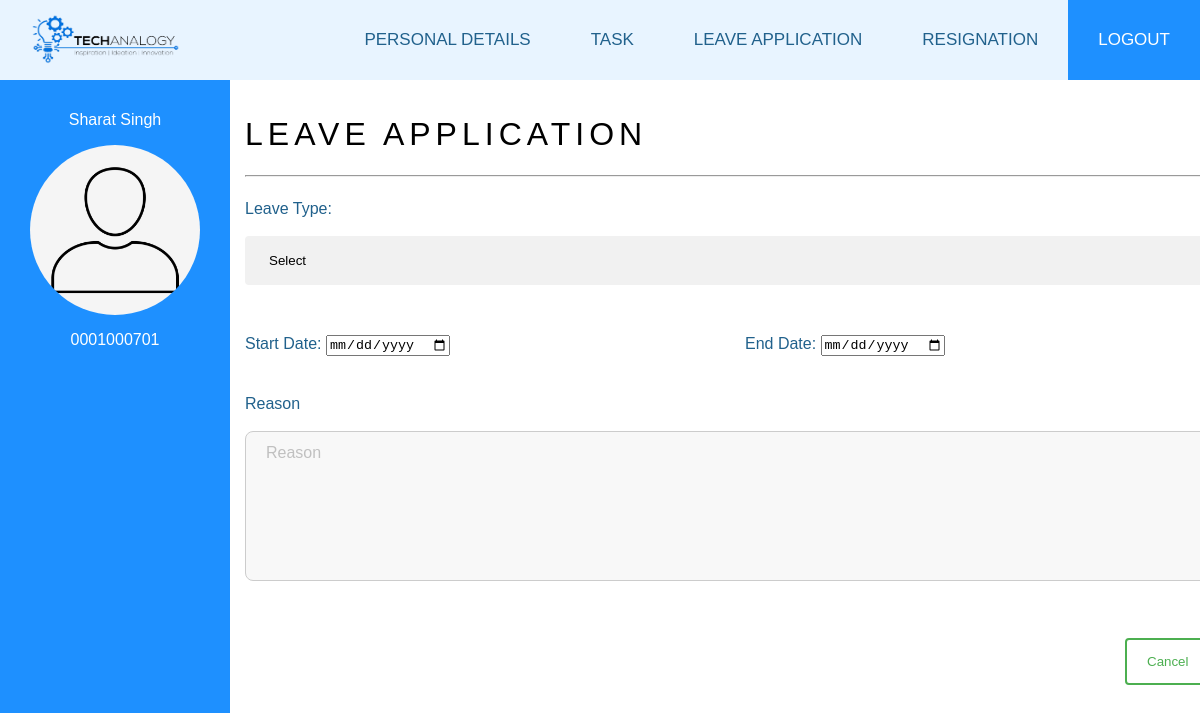
The page /dashboard/leave (signed in) on the database its author committed.
### Employee/models.py (models this page shows, shortened)
class Employee(models.Model):
    user = models.OneToOneField(User, on_delete=models.CASCADE)
    title = models.CharField(choices=Title, max_length=3, null=False, blank=False)
    gender = models.CharField(choices=Gender, max_length=6, null=False, blank=False)
    firstname = models.CharField('Firstname', max_length=125, null=False, blank=False)
    lastname = models.CharField('Lastname', max_length=125, null=False, blank=False)
    department = models.ManyToManyField(Department, verbose_name='Department')
    role = models.ManyToManyField(Role, verbose_name='Role')
    phoneNumberRegex = RegexValidator(regex = r"^\+?1?\d{8,15}$")
    phoneNumber = models.CharField(validators = [phoneNumberRegex], max_length = 16, unique = True, default='0123456789')
    email = models.EmailField(max_length=124, default='abc@gmail.com')
    startdate = models.DateField('Employment Date', help_text='date of employment', blank=False, null=True)
    employeetype = models.CharField(choices=Employment_Type, max_length=15, blank=False, null=True)
    employeeid = models.CharField('Employee ID Number', max_length=10, null=True, blank=True)
    created = models.DateTimeField(verbose_name='Created', auto_now_add=True, null=True)
    updated = models.DateTimeField(verbose_name='Updated', auto_now=True, null=True)

### Dashboard/views.py (the view)
# urls.py: path('leave', views.Leave, name='Leave'),
@login_required
def Leave(request):
    employees = Employee.objects.all()
    context = {
        'employees': employees
    }
    return render(request, 'Dashboard/Leave.html', context)

### templates/Dashboard/Leave.html (shortened to what this page needs)
{%  extends "Dashboard/Navbar.html" %}
{% block content %}
{% for i in employees %}
{% if i.user == user %}
<body>
<div class="leftbar">
    <p>{{i.firstname}} {{i.lastname}}</p>
    <img src="/static/Dashboard/user.jpeg" width="170" height="170">
    <p>{{i.employeeid}}</p>
</div>
<div class="rightbar">
    <h1>LEAVE APPLICATION</h1>
    <hr>
    <div class="form1">
        <label for="task">Leave Type: </label><br><br>
        <form>
            <select id="leave" name="leave">
                <option value="sel">Select</option>
            </select>
        </form>
    </div>
    <div class="date1">
        <label for="Date">Start Date: </label>
        <input type="date" id="Date" name="Date">
    </div>
    <div class="date2">
        <label for="sreason">End Date: </label>
        <input type="date" id="Date" name="Date">
    </div>
    <div class="reason">
        <form >
            <label for="sreason">Reason </label><br><br>
            <textarea>Reason</textarea>
        </form>
    </div>
    <div class="cancel">
        <form >
            <input type="submit" value="Cancel"></form>
    </div>
</div>
</body>
{% endif %}
{% endfor %}
{% endblock content %}

### templates/Dashboard/Navbar.html (style rules this page uses)
body { margin:0; font-family: Helvetica; }

### templates/Dashboard/Leave.html (style rules this page uses)
body { Margin:0; font-family: Helvetica; }
.leftbar { position: absolute; left: 0px; width: 200px; height: 100%; background-color: rgba(30,144,255); padding: 15px; text-align: center; color: white; }
.leftbar img { border-radius: 100%; }
.rightbar { overflow: auto; position: absolute; background-color:rgba(255,255,255); left: 230px; width: 100%; height: 100%; padding: 15px; color: #21618C; }
.rightbar h1 { letter-spacing: 5px; font-weight: normal; color: black; }
.form1 { position: absolute; left: 0px; padding: 15px; }
.form1 select { width: 1000px; padding: 16px 20px; border: none; border-radius: 4px; background-color: #f1f1f1; }
.date1 { position: absolute; left: 0px; padding: 15px; top: 240px; font-weight: normal; }
.date2 { position: absolute; left: 500px; padding: 15px; top: 240px; font-weight: normal; }
.reason { position: absolute; left: 0px; padding: 15px; top: 300px; font-weight: normal; }
textarea { width: 1000px; height: 150px; padding: 12px 20px; box-sizing: border-box; border: 1px solid #ccc; border-radius: 8px; background-color: #f8f8f8; font-size: 16px; resize: none; font-family: Helvetica; color: #C0C0C0; }
input[type=submit] { background-color: #4CAF50; color: white; padding: 14px 20px; margin: 8px 0; border: none; border-radius: 4px; cursor: pointer; }
.cancel { position: absolute; left: 880px; padding: 15px; font-weight: normal; top: 535px; }
.cancel input[type=submit] { background-color: white; color: #4CAF50; padding: 14px 20px; margin: 8px 0; border: 2px solid #4CAF50; border-radius: 4px; cursor: pointer; }

### rows shown on the page
Employee: firstname "Sharat", lastname "Singh", employeeid "0001000701"
